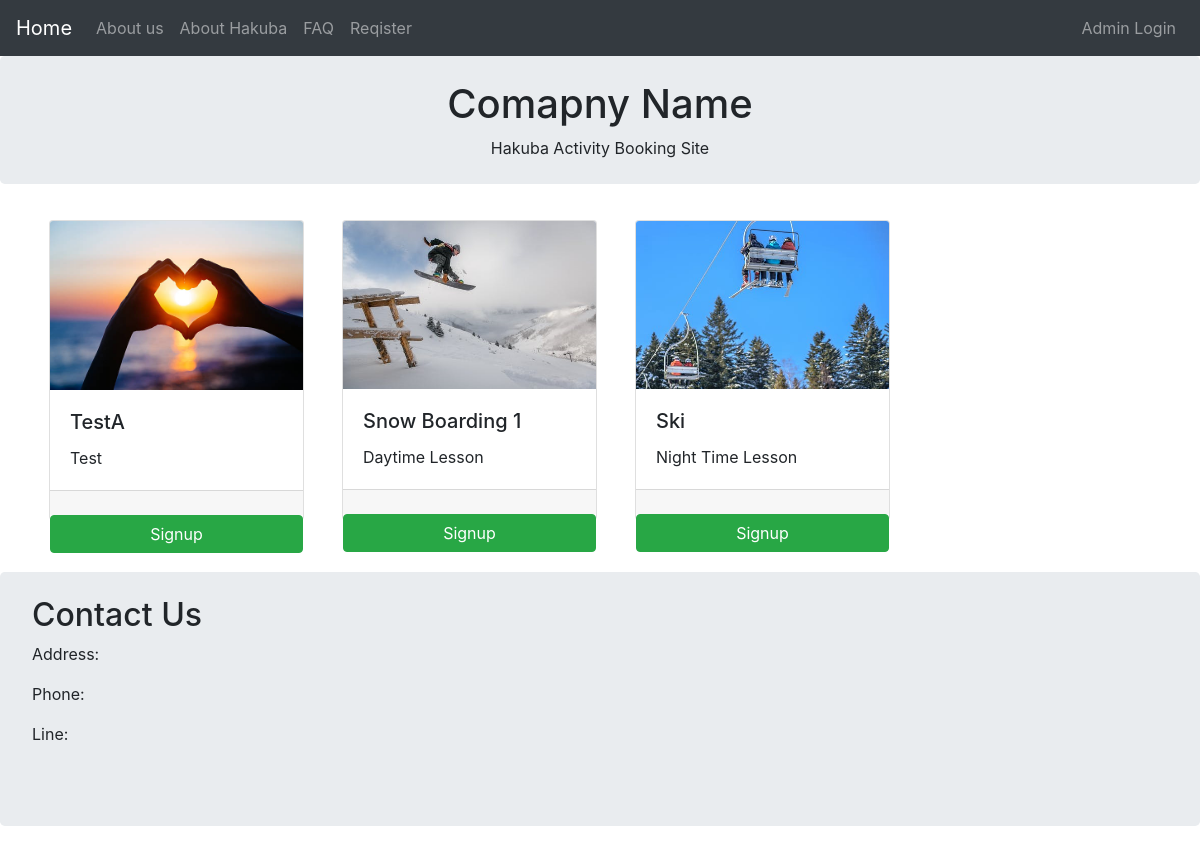
The page / on the database its author committed.
### products/models.py (models this page shows, shortened)
class Product (models.Model):
    mainimage = models.ImageField(upload_to='products/', blank=True)
    name = models.CharField(max_length=300)
    slug = models.SlugField()
    category = models.ForeignKey(Category, on_delete=models.CASCADE)
    preview_text = models.TextField(max_length=200, verbose_name='Preview Text')
    detail_text = models.TextField(max_length=1000, verbose_name='Detail Text')
    price = models.FloatField()

### products/views.py (the view)
# urls.py: 2. Add a URL to urlpatterns:  path('', Home.as_view(), name='home')
class Home(ListView):
    model = Product
    template_name = 'products/home.html'

### products/templates/products/home.html
{% extends 'base/base.html' %}
{% block content %}
<body>
  <div class="container mb-5">
    <div class="row">
      {% for product in object_list %}
      <div class="col-md-4 col-sm-12 col-lg-3 m-1">
              <div class="card" style='width:100%; height:300px;'>
                <img src="media/{{ product.mainimage }}" style="width:100%;" class="card-img-top" alt="{{ product.name }}">
                      <div class="card-body">
                        <h5 class="card-title"> {{ product.name }}</h5>
                        <p class="card-text">{{ product.preview_text }}</p>
                      </div>
                  <div class='card-footer text-center'></div>
                  <a href='signup' class="btn btn-success">Signup</a>
                </div>
        </div>
      {% endfor %}
    </div>
  </div>
</body>
</html>
{% endblock content %}

### rows shown on the page
Product: mainimage (picture), name "TestA", preview_text "Test"
Product: mainimage (picture), name "Snow Boarding 1", preview_text "Daytime Lesson"
Product: mainimage (picture), name "Ski", preview_text "Night Time Lesson"
